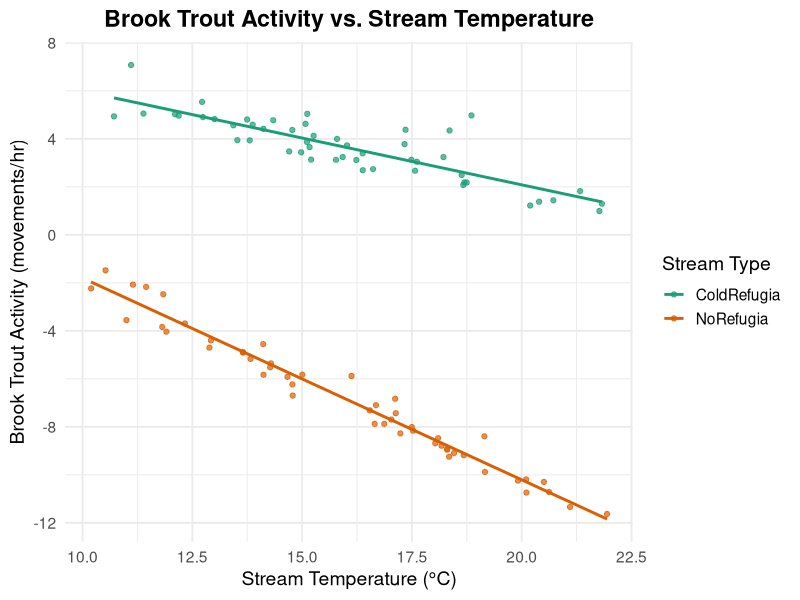

Write R code to recreate this figure.
###################
### Homework 14 ###
###################

# Group members: Keeley Kuru
# Date: 12/2/25

# From Homework 11:

# == Working with partner's data: Lonnie's Brook Trout Activity Data == #

# from Lonnie: #In this simulated dataset, brook trout activity (movements/hr) declines as stream temperature increases. 
#               Streams with cold-water refugia have higher baseline activity and a weaker decline in activity with increasing temperature compared to streams without refugia. 
#               The ANCOVA model tests whether the slopes of activity–temperature relationships differ between the two stream types, 
#               answering this ecological question: Do brook trout with cold-water refugia maintain higher activity levels as temperatures rise compared to those without refugia?

# Load tidyverse
library(tidyverse)

# Load the data Lonnie shared
lonnie_data <- read.csv("brook_trout_activity.csv")

# Inspect the data
head(lonnie_data)
str(lonnie_data)

# Full model with interaction
full_model <- lm(activity ~ temp * group, data = lonnie_data)
summary(full_model)

# Reduced model without interaction
no_interaction <- lm(activity ~ temp + group, data = lonnie_data)
summary(no_interaction)

# Plot the data and model fits
ggplot(lonnie_data, aes(x = temp, y = activity, color = group)) +
  geom_point(alpha = 0.7) +
  geom_smooth(method = "lm", se = FALSE, linewidth = 1) +
  scale_color_manual(values = c("#1b9e77", "#d95f02")) +
  labs(
    title = "Brook Trout Activity vs. Stream Temperature",
    x = "Stream Temperature (°C)",
    y = "Brook Trout Activity (movements/hr)",
    color = "Stream Type"
  ) +
  theme_minimal(base_size = 14) +
  theme(
    plot.title = element_text(face = "bold", hjust = 0.5),
    plot.subtitle = element_text(hjust = 0.5)
  )

# Compare models using ANOVA
anova(no_interaction, full_model)
# -> If the interaction is significant (p < 0.05), it means the relationship between temperature and activity differs by group. 
# -> If not significant, we would drop the interaction and use the simpler model.
# -> In this case, we see that the interaction is significant, indicating that the slopes differ between groups.


# -- Objective 1 for Homework 14 -- #
# 1a. Exchange data with partner (from Homework 11)

# 1b. Fit two alternative models to the data given to you:
#  - The full model (both X variables and their interaction) and
#  - A reduced model with no interaction term. 
# Full model (with interaction)
full_model <- lm(activity ~ temp * group, data = lonnie_data)

# Reduced model (no interaction)
no_interaction <- lm(activity ~ temp + group, data = lonnie_data)

# 1c. Calculate the negative log-likelihood (NLL) for both models.
NLL_full <- -as.numeric(logLik(full_model))
NLL_reduced <- -as.numeric(logLik(no_interaction))

NLL_full
NLL_reduced

# 1d. Compare the two models using likelihood ratio test (lmtest::lrtest) to see whether the NLL of
#    the full model is sufficiently lower to justify the additional parameter. 
library(lmtest)
lrtest(no_interaction, full_model)
# -> If the p-value is less than 0.05, we reject the null hypothesis that the reduced model is sufficient,
#    indicating that the full model with interaction provides a significantly better fit to the data.
# -> In this case, we see that the p-value is less than 0.05, indicating that the full model is justified.

# Which model is preferred and what does that mean ecologically?
# -> The preferred model is the full model with interaction, suggesting that brook trout activity responds differently 
# to temperature depending on whether the stream has cold-water refugia or not.

# How does your answer compare to the result you obtained when doing backward model selection?
# -> The result is consistent with backward model selection, which also indicated that the interaction term was significant

# -- Objective 2 for Homework 14 -- #
# 2a. Develop an AIC table (in a data frame) to compare the following models:
# Candidate models
m_full <- lm(activity ~ temp * group, data = lonnie_data)       # full model (interaction)
m_main <- lm(activity ~ temp + group, data = lonnie_data)       # main effects only
m_temp <- lm(activity ~ temp, data = lonnie_data)               # single predictor: temp
m_group <- lm(activity ~ group, data = lonnie_data)             # single predictor: group
m_intercept <- lm(activity ~ 1, data = lonnie_data)             # intercept-only (null model)

# Create the AIC table
aic_table <- data.frame(
  Model = c("Full (temp * group)",
            "Main effects (temp + group)",
            "Temp only",
            "Group only",
            "Intercept-only"),
  AIC = c(AIC(m_full),
          AIC(m_main),
          AIC(m_temp),
          AIC(m_group),
          AIC(m_intercept))
)

# Sort table so the best (lowest AIC) is first
aic_table <- aic_table %>% arrange(AIC)
aic_table

# 2b. The full model (with the temperature × refugia interaction) has the lowest AIC value, 
#     more than 80 AIC units better than the next-best model. Because ΔAIC ≫ 2 for all other models, 
#    the full model is overwhelmingly supported. This indicates that including the interaction term provides
#    much better explanatory power and is necessary to describe the data.
